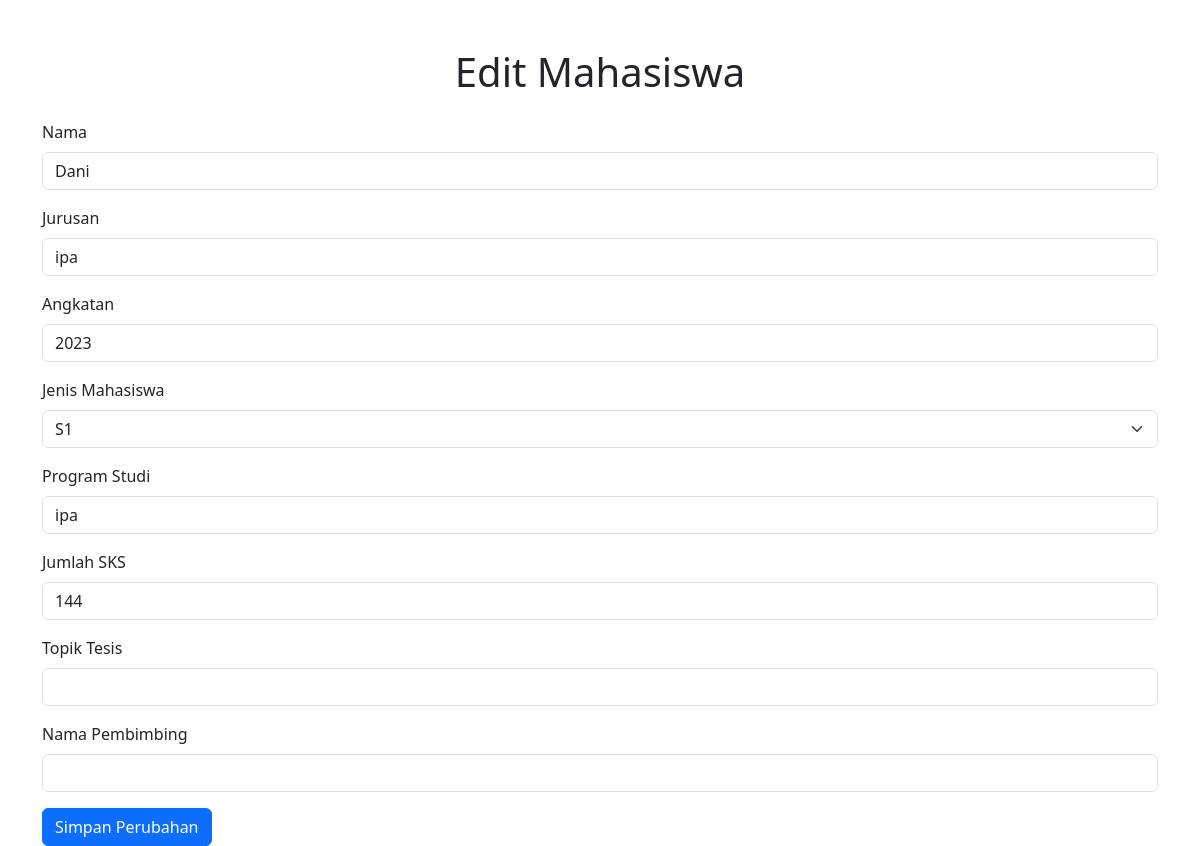
Page /edit.php?id=5 (signed in) on the committed database.
### tables this page shows
CREATE TABLE `mahasiswa` (
  `id` int(11) NOT NULL,
  `nama` varchar(100) NOT NULL,
  `jurusan` varchar(100) NOT NULL,
  `angkatan` year(4) NOT NULL,
  `jenis_mahasiswa` enum('S1','S2') NOT NULL,
  `program_studi` varchar(100) DEFAULT NULL,
  `jumlah_sks` int(11) DEFAULT NULL,
  `topik_tesis` varchar(255) DEFAULT NULL,
  `nama_pembimbing` varchar(100) DEFAULT NULL
);

### edit.php (the view, shortened to what this page needs)
<?php
include 'koneksi.php';
$id = $_GET['id'];
$result = $conn->query("SELECT * FROM mahasiswa WHERE id = $id");
$mahasiswa = $result->fetch_assoc();
?>
<!DOCTYPE html>
<html lang="en">
<head>
    <link href="https://cdn.jsdelivr.net/npm/bootstrap@5.3.0-alpha1/dist/css/bootstrap.min.css" rel="stylesheet">
</head>
<body>
    <div class="container mt-5">
        <h1 class="text-center mb-4">Edit Mahasiswa</h1>
        <form method="POST">
            <div class="mb-3">
                <label for="nama" class="form-label">Nama</label>
                <input type="text" class="form-control" id="nama" name="nama" value="<?= $mahasiswa['nama'] ?>" required>
            </div>
            <div class="mb-3">
                <label for="jurusan" class="form-label">Jurusan</label>
                <input type="text" class="form-control" id="jurusan" name="jurusan" value="<?= $mahasiswa['jurusan'] ?>" required>
            </div>
            <div class="mb-3">
                <label for="angkatan" class="form-label">Angkatan</label>
                <input type="number" class="form-control" id="angkatan" name="angkatan" value="<?= $mahasiswa['angkatan'] ?>" required>
            </div>
            <div class="mb-3">
                <label for="jenis_mahasiswa" class="form-label">Jenis Mahasiswa</label>
                <select class="form-select" name="jenis_mahasiswa" id="jenis_mahasiswa" onchange="toggleFields()" required>
                    <option value="S1" <?= $mahasiswa['jenis_mahasiswa'] === 'S1' ? 'selected' : '' ?>>S1</option>
                </select>
            </div>
            <div id="s1_fields" style="<?= $mahasiswa['jenis_mahasiswa'] === 'S1' ? 'block' : 'none' ?>">
                <div class="mb-3">
                    <label for="program_studi" class="form-label">Program Studi</label>
                    <input type="text" class="form-control" name="program_studi" value="<?= $mahasiswa['program_studi'] ?>">
                </div>
                <div class="mb-3">
                    <label for="jumlah_sks" class="form-label">Jumlah SKS</label>
                    <input type="number" class="form-control" name="jumlah_sks" value="<?= $mahasiswa['jumlah_sks'] ?>">
                </div>
            </div>
            <div id="s2_fields" style="<?= $mahasiswa['jenis_mahasiswa'] === 'S2' ? 'block' : 'none' ?>">
                <div class="mb-3">
                    <label for="topik_tesis" class="form-label">Topik Tesis</label>
                    <input type="text" class="form-control" name="topik_tesis" value="<?= $mahasiswa['topik_tesis'] ?>">
                </div>
                <div class="mb-3">
                    <label for="nama_pembimbing" class="form-label">Nama Pembimbing</label>
                    <input type="text" class="form-control" name="nama_pembimbing" value="<?= $mahasiswa['nama_pembimbing'] ?>">
                </div>
            </div>
            <button type="submit" class="btn btn-primary">Simpan Perubahan</button>
        </form>
    </div>
</body>
</html>

### rows in the picture
mahasiswa: nama "Dani", jurusan "ipa", angkatan "2023", jenis_mahasiswa "S1", program_studi "ipa", jumlah_sks "144"
